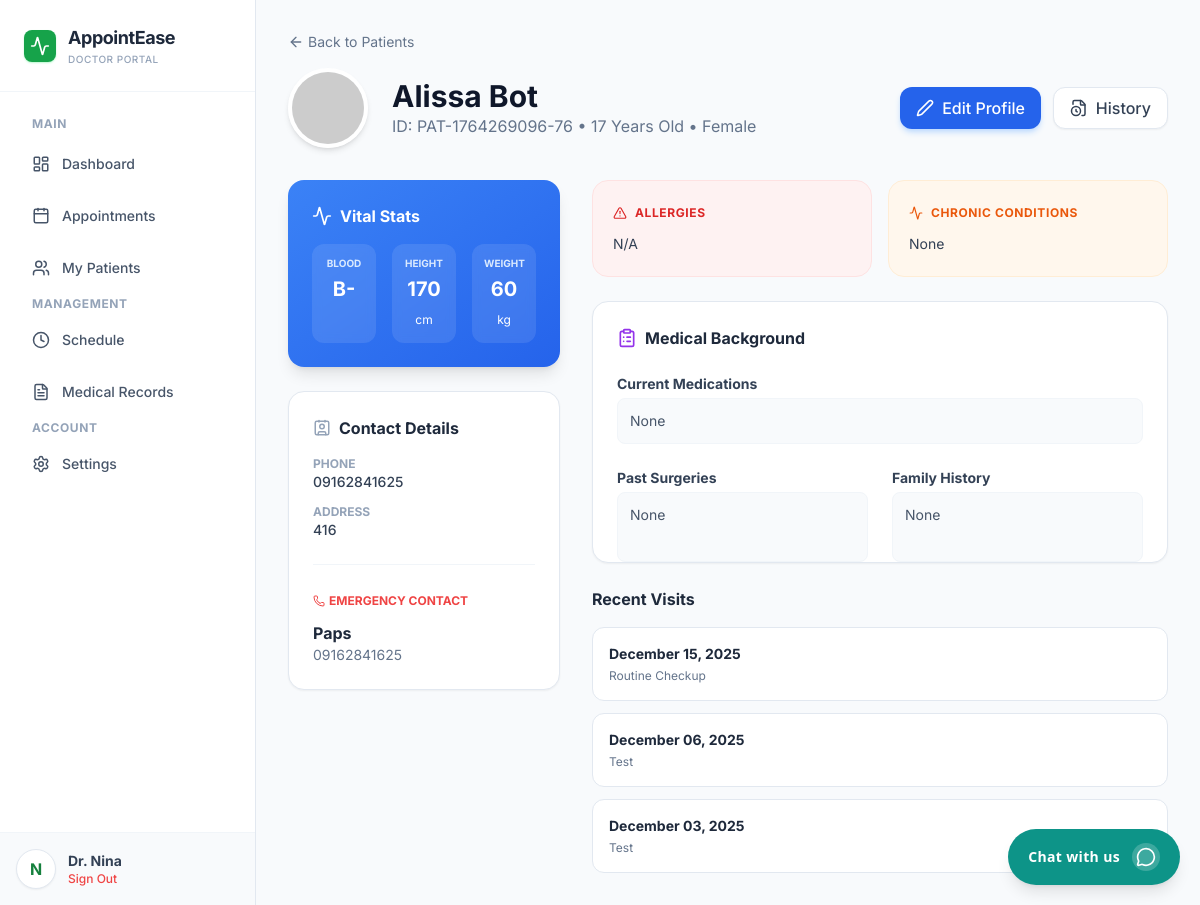
Screenshot of /doctor_view.php?patient_id=PAT-1764269096-76 (signed in) with the database file from the repository.
### tables this page shows
CREATE TABLE `tbl_health_profile` (
  `id` int(11) NOT NULL,
  `user_id` varchar(30) NOT NULL,
  `blood_type` varchar(5) DEFAULT NULL,
  `height` varchar(10) DEFAULT NULL,
  `weight` varchar(10) DEFAULT NULL,
  `allergies` text DEFAULT NULL,
  `chronic_conditions` text DEFAULT NULL,
  `current_medications` text DEFAULT NULL,
  `past_surgeries` text DEFAULT NULL,
  `family_history` text DEFAULT NULL,
  `emergency_contact_name` varchar(100) DEFAULT NULL,
  `emergency_contact_phone` varchar(20) DEFAULT NULL,
  `updated_at` timestamp NOT NULL DEFAULT current_timestamp() ON UPDATE current_timestamp()
);

CREATE TABLE `tblinfo` (
  `id` int(11) NOT NULL,
  `user_id` varchar(30) NOT NULL,
  `last_name` varchar(40) NOT NULL,
  `first_name` varchar(50) NOT NULL,
  `middle_name` varchar(40) NOT NULL,
  `specialization` varchar(30) NOT NULL,
  `bdate` date NOT NULL,
  `gender` varchar(10) NOT NULL,
  `address` varchar(200) NOT NULL,
  `contact` varchar(20) NOT NULL,
  `image` varchar(255) DEFAULT NULL
);

CREATE TABLE `tblappointment` (
  `id` int(11) NOT NULL,
  `booking_date` date NOT NULL,
  `booking_time` time DEFAULT NULL,
  `user_id` varchar(30) NOT NULL,
  `doctor` varchar(30) NOT NULL,
  `status` int(11) NOT NULL,
  `reminder_sent` tinyint(1) NOT NULL DEFAULT 0,
  `reminder_sent_at` datetime DEFAULT NULL
);

CREATE TABLE `tbl_medical_records` (
  `id` int(11) NOT NULL,
  `appointment_id` int(11) NOT NULL,
  `diagnosis` varchar(255) DEFAULT NULL,
  `prescription` text DEFAULT NULL,
  `notes` text DEFAULT NULL,
  `created_at` timestamp NOT NULL DEFAULT current_timestamp()
);

### doctor_view.php (the view, shortened to what this page needs)
<?php
include __DIR__ . '/controllers/doctor_view_data.php';
?>
<!DOCTYPE html>
<html lang="en">
<head>
    <script src="https://cdn.tailwindcss.com"></script>
</head>
<body class="text-slate-800">
    <div class="flex h-screen overflow-hidden">
        <?php include 'includes/doctor_sidebar.php'; ?>
        <main class="flex-1 overflow-auto w-full">
            <div class="p-6 md:p-8 max-w-5xl mx-auto">
                <div class="mb-8">
                    <a href="patients.php" class="inline-flex items-center text-sm text-slate-500 hover:text-blue-600 mb-4 transition">
                        <i data-lucide="arrow-left" class="w-4 h-4 mr-1"></i> Back to Patients
                    </a>
                    <div class="flex flex-col md:flex-row gap-6 items-start md:items-center">
                        <img src="<?= $avatar ?>" class="w-20 h-20 rounded-full object-cover border-4 border-white shadow-md">
                        <div>
                            <h1 class="text-3xl font-bold text-slate-900"><?= htmlspecialchars($patient['first_name'] . ' ' . $patient['last_name']) ?></h1>
                            <p class="text-slate-500">ID: <?= htmlspecialchars($patient_id) ?> &bull; <?= $age ?> Years Old &bull; <?= ucfirst(htmlspecialchars($patient['gender'])) ?></p>
                        </div>
                        <div class="md:ml-auto flex gap-3">
                            <a href="doctor_update_profile.php?patient_id=<?= $patient_id ?>" class="px-4 py-2 bg-blue-600 text-white rounded-xl hover:bg-blue-700 font-medium shadow-md shadow-blue-200 transition flex items-center gap-2">
                                <i data-lucide="edit-2" width="18"></i> Edit Profile
                            </a>
                            <a href="doctor_records.php?patient_id=<?= $patient_id ?>" class="px-4 py-2 bg-white border border-slate-200 text-slate-700 rounded-xl hover:bg-slate-50 font-medium shadow-sm transition flex items-center gap-2">
                                <i data-lucide="file-clock" width="18"></i> History
                            </a>
                        </div>
                    </div>
                </div>
                <div class="grid grid-cols-1 lg:grid-cols-3 gap-8">
                    <div class="space-y-6">
                        <div class="bg-gradient-to-br from-blue-500 to-blue-600 rounded-2xl p-6 text-white shadow-lg">
                            <div class="flex items-center gap-2 mb-4">
                                <i data-lucide="activity" width="20"></i>
                                <h3 class="font-bold">Vital Stats</h3>
                            </div>
                            <div class="grid grid-cols-3 gap-4 text-center">
                                <div class="p-3 bg-white/10 rounded-xl backdrop-blur-sm">
                                    <p class="text-[10px] text-blue-100 uppercase font-bold mb-1">Blood</p>
                                    <p class="text-xl font-bold"><?= val('blood_type', $patient) ?></p>
                                </div>
                                <div class="p-3 bg-white/10 rounded-xl backdrop-blur-sm">
                                    <p class="text-[10px] text-blue-100 uppercase font-bold mb-1">Height</p>
                                    <p class="text-xl font-bold"><?= val('height', $patient) ?> <span class="text-xs font-normal">cm</span></p>
                                </div>
                                <div class="p-3 bg-white/10 rounded-xl backdrop-blur-sm">
                                    <p class="text-[10px] text-blue-100 uppercase font-bold mb-1">Weight</p>
                                    <p class="text-xl font-bold"><?= val('weight', $patient) ?> <span class="text-xs font-normal">kg</span></p>
                                </div>
                            </div>
                        </div>
                        <div class="bg-white rounded-2xl border border-slate-200 p-6 shadow-sm">
                            <h3 class="font-bold text-slate-800 mb-4 flex items-center gap-2">
                                <i data-lucide="contact" class="text-slate-400" width="18"></i> Contact Details
                            </h3>
                            <div class="space-y-3 text-sm">
                                <div>
                                    <p class="text-xs font-bold text-slate-400 uppercase">Phone</p>
                                    <p class="font-medium text-slate-700"><?= val('contact', $patient) ?></p>
                                </div>
                                <div>
                                    <p class="text-xs font-bold text-slate-400 uppercase">Address</p>
                                    <p class="font-medium text-slate-700"><?= val('address', $patient) ?></p>
                                </div>
                            </div>
                            <div class="mt-6 pt-6 border-t border-slate-100">
                                <h4 class="text-xs font-bold text-red-500 uppercase mb-2 flex items-center gap-1"><i data-lucide="phone" width="12"></i> Emergency Contact</h4>
                                <p class="font-bold text-slate-800"><?= val('emergency_contact_name', $patient) ?></p>
                                <p class="text-sm text-slate-500"><?= val('emergency_contact_phone', $patient) ?></p>
                            </div>
                        </div>
                    </div>
                    <div class="lg:col-span-2 space-y-6">
                        <div class="grid grid-cols-1 md:grid-cols-2 gap-4">
                            <div class="bg-red-50 border border-red-100 p-5 rounded-2xl">
                                <h3 class="text-xs font-bold text-red-600 uppercase tracking-wider mb-2 flex items-center gap-2">
                                    <i data-lucide="alert-triangle" width="14"></i> Allergies
                                </h3>
                                <p class="text-slate-700 text-sm leading-relaxed">
                                    <?= nl2br(val('allergies', $patient)) ?>
                                </p>
                            </div>
                            <div class="bg-orange-50 border border-orange-100 p-5 rounded-2xl">
                                <h3 class="text-xs font-bold text-orange-600 uppercase tracking-wider mb-2 flex items-center gap-2">
                                    <i data-lucide="activity" width="14"></i> Chronic Conditions
                                </h3>
                                <p class="text-slate-700 text-sm leading-relaxed">
                                    <?= nl2br(val('chronic_conditions', $patient)) ?>
                                </p>
                            </div>
                        </div>
                        <div class="bg-white rounded-2xl border border-slate-200 p-6 shadow-sm">
                            <h3 class="font-bold text-slate-800 mb-6 flex items-center gap-2">
                                <i data-lucide="clipboard-list" class="text-purple-600" width="20"></i> Medical Background
                            </h3>
                            <div class="space-y-6">
                                <div>
                                    <h4 class="text-sm font-bold text-slate-700 mb-1">Current Medications</h4>
                                    <div class="p-3 bg-slate-50 rounded-lg text-sm text-slate-600 border border-slate-100">
                                        <?= nl2br(val('current_medications', $patient)) ?>
                                    </div>
                                </div>
                                <div class="grid grid-cols-1 md:grid-cols-2 gap-6">
                                    <div>
                                        <h4 class="text-sm font-bold text-slate-700 mb-1">Past Surgeries</h4>
                                        <div class="p-3 bg-slate-50 rounded-lg text-sm text-slate-600 border border-slate-100 h-full">
                                            <?= nl2br(val('past_surgeries', $patient)) ?>
                                        </div>
                                    </div>
                                    <div>
                                        <h4 class="text-sm font-bold text-slate-700 mb-1">Family History</h4>
                                        <div class="p-3 bg-slate-50 rounded-lg text-sm text-slate-600 border border-slate-100 h-full">
                                            <?= nl2br(val('family_history', $patient)) ?>
                                        </div>
                                    </div>
                                </div>
                            </div>
                        </div>
                        <div>
                            <div class="flex items-center justify-between mb-4">
                                <h3 class="font-bold text-slate-800">Recent Visits</h3>
                            </div>
                            <?php if (empty($history)): ?>
                                <p class="text-slate-400 text-sm italic">No recent visits recorded.</p>
                            <?php else: ?>
                                <div class="space-y-3">
                                    <?php foreach ($history as $h):
                                    ?>
                                    <div class="bg-white p-4 rounded-xl border border-slate-200 flex items-start justify-between gap-4 hover:shadow-sm transition">
                                        <div>
                                            <p class="font-bold text-slate-800 text-sm mb-1">
                                                <?= date('F d, Y', strtotime($h['booking_date'])) ?>
                                            </p>
                                            <p class="text-xs text-slate-500 line-clamp-1">
                                                <?= htmlspecialchars($h['diagnosis'] ?: 'Routine Checkup') ?>
                                            </p>
                                        </div>
                                    </div>
                                    <?php endforeach; ?>
                                </div>
                            <?php endif; ?>
                        </div>
                    </div>
                </div>
            </div>
        </main>
    </div>
</body>
</html>

### controllers/doctor_view_data.php (shortened to what this page needs)
<?php
require_once 'db.php';
$doctor_id = session_get_user_id();
$patient_id = $_GET['patient_id'] ?? null;
try {
    $stmt = $pdo->prepare("
        SELECT i.first_name, i.last_name, i.contact, i.gender, i.bdate, i.address, i.image,
               hp.blood_type, hp.height, hp.weight, hp.allergies, hp.chronic_conditions,
               hp.current_medications, hp.past_surgeries, hp.family_history,
               hp.emergency_contact_name, hp.emergency_contact_phone
        FROM tblinfo i
        LEFT JOIN tbl_health_profile hp ON i.user_id = hp.user_id
        WHERE i.user_id = ?
    ");
    $stmt->execute([$patient_id]);
    $patient = $stmt->fetch(PDO::FETCH_ASSOC);
    $age = date_diff(date_create($patient['bdate']), date_create('today'))->y;
    $histStmt = $pdo->prepare("
        SELECT a.booking_date, a.status, mr.diagnosis, mr.prescription
        FROM tblappointment a
        LEFT JOIN tbl_medical_records mr ON a.id = mr.appointment_id
        WHERE a.user_id = ? AND a.doctor = ?
        ORDER BY a.booking_date DESC LIMIT 5
    ");
    $histStmt->execute([$patient_id, $doctor_id]);
    $history = $histStmt->fetchAll(PDO::FETCH_ASSOC);
} catch (Exception $e) {
    die("Error: " . htmlspecialchars($e->getMessage()));
}
$avatar = !empty($patient['image']) ? 'uploads/' . htmlspecialchars($patient['image']) : 'https://ui-avatars.com/api/?name=' . urlencode($patient['first_name'] . '+' . $patient['last_name']) . '&background=random';
function val($key, $data) {
    return !empty($data[$key]) ? htmlspecialchars($data[$key]) : '<span class="text-slate-400 italic">None</span>';
}
?>

### doctor_view.php (style rules this page uses)
body { font-family: 'Inter', sans-serif; background-color: #f8fafc; }

### rows the page displays
tbl_health_profile: tblinfo.first_name+last_name "Alissa Bot", tblinfo.bdate "17", tblinfo.gender "Female", blood_type "B- 170 60 09162841625 416 Paps 09162841625 N/A None None None None"
tblappointment: booking_date "December 15, 2025", diagnosis "Routine Checkup"
tbl_medical_records: appointment.booking_date "December 06, 2025", diagnosis "Test"
tbl_medical_records: appointment.booking_date "December 03, 2025", diagnosis "Test"

### other values shown
substr($sidebarDocName, 0, 1) "N"
$sidebarDocName "Nina"
$patient_id "PAT-1764269096-76"
